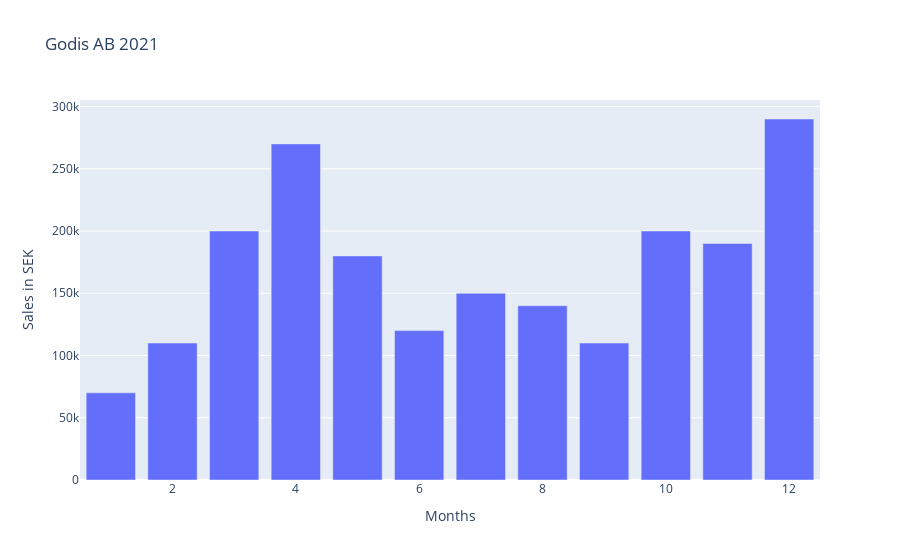

Here is the notebook cell this chart was saved with:
### Markdown cell above
##### d. Bar Graph for the Year 2021

### Code cell
# Bar graph for 2021
fig = px.bar(df, x='Manad', y='2021', title='Godis AB 2021')
fig.update_layout(xaxis_title='Months', yaxis_title='Sales in SEK')
fig.show()

### Figure 1 — Plotly figure (JSON) as saved in the notebook; plotly's stock layout.template omitted (floating-point values rounded to 4 significant figures)
{"data": [{"alignmentgroup": "True", "hovertemplate": "Manad=%{x}<br>2021=%{y}<extra></extra>", "legendgroup": "", "marker": {"color": "#636efa", "pattern": {"shape": ""}}, "name": "", "offsetgroup": "", "orientation": "v", "showlegend": false, "textposition": "auto", "type": "bar", "x": [1, 2, 3, 4, 5, 6, 7, 8, 9, 10, 11, 12], "xaxis": "x", "y": [70000, 110000, 200000, 270000, 180000, 120000, 150000, 140000, 110000, 200000, 190000, 290000], "yaxis": "y"}], "layout": {"barmode": "relative", "legend": {"tracegroupgap": 0}, "title": {"text": "Godis AB 2021"}, "xaxis": {"anchor": "y", "domain": [0, 1], "title": {"text": "Months"}}, "yaxis": {"anchor": "x", "domain": [0, 1], "title": {"text": "Sales in SEK"}}}}
